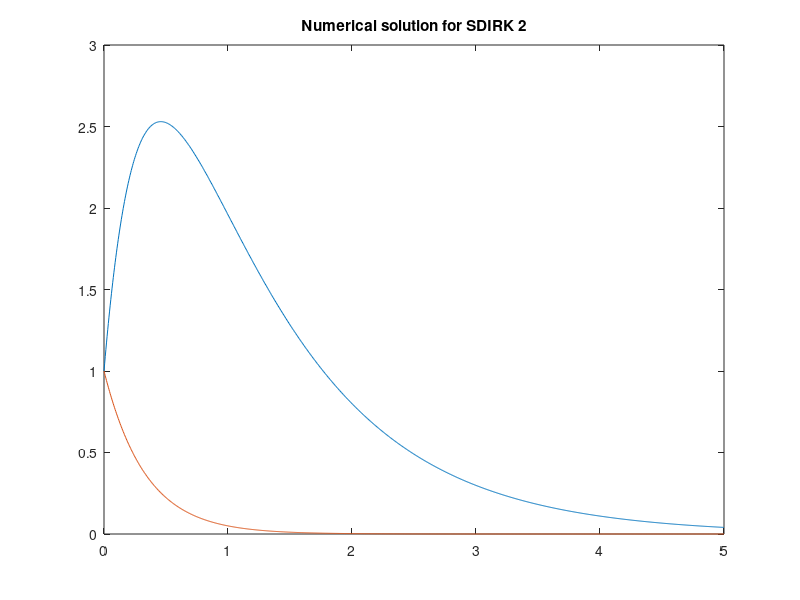
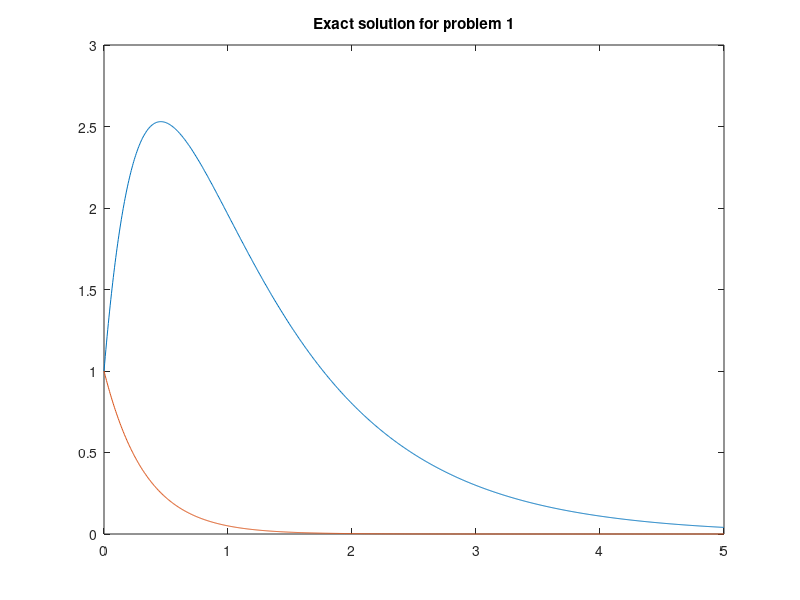
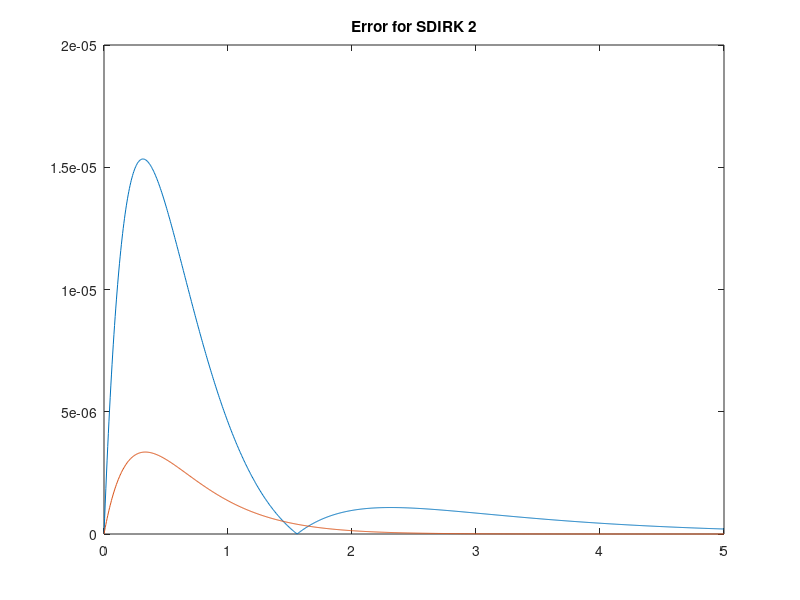

The MATLAB source for these figures, in order:
%% Initialize constants

% Method specific constants
s = 2;
alpha = 1 - sqrt(2)/2;
A = [alpha, 0; 1 - alpha, alpha];
b = [1 - alpha; alpha];
c = [alpha; 1];

% Problem specific constants
t_max = 5;
steps = 1000;
Lambda = [-1, 10; 0, -3];
y_0 = [1; 1];

h = t_max/steps;
t = [(0:h:t_max);(0:h:t_max)];

%% Calculations
% Initialize variables
I = eye(2);
W = zeros(length(y_0), s);
S_i = zeros(length(y_0), 1);
S_n = zeros(length(y_0), 1);
y = zeros(length(y_0), steps);
y(:,1) = y_0;

% Start stepping
for n = 1:steps
    S_n = 0*S_n;
    for i = 1:s
        S_i = 0*S_i;
        for j = 1:i-1
            S_i = S_i + A(i,j)*Lambda*W(:,j);
        end
        W(:,i) = (I - h*A(i,i)*Lambda)^-1 * (y(:,n) + h*S_i);
        S_n = S_n + Lambda*W(:,i)*b(i);
    end
    y(:,n+1) = y(:,n) + h*S_n;
end

% Plot numerical solution
figure
plot(t', y')
title('Numerical solution for SDIRK 2')

% Plot exact solution
% y_exact = @(t) [1/29*(129*exp(-t) - 100*exp(-30*t)); exp(-30*t)];
y_exact = @(t) [6*exp(-t) - 5*exp(-3*t); exp(-3*t)];
figure
plot(t', y_exact(t(1,:))')
title('Exact solution for problem 1')

figure 
plot(t', abs(y'- y_exact(t(1,:))'))
title('Error for SDIRK 2')
        